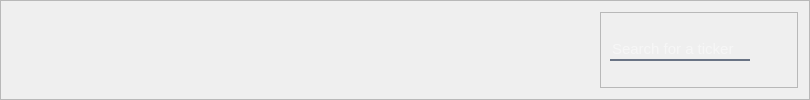
                      <widget class="QFrame" name="frame_92">
                       <property name="minimumSize">
                        <size>
                         <width>810</width>
                         <height>0</height>
                        </size>
                       </property>
                       <property name="maximumSize">
                        <size>
                         <width>16777215</width>
                         <height>16777215</height>
                        </size>
                       </property>
                       <property name="frameShape">
                        <enum>QFrame::StyledPanel</enum>
                       </property>
                       <property name="frameShadow">
                        <enum>QFrame::Raised</enum>
                       </property>
                       <layout class="QVBoxLayout" name="verticalLayout_138">
                        <item alignment="Qt::AlignRight">
                         <widget class="QFrame" name="frame_90">
                          <property name="minimumSize">
                           <size>
                            <width>0</width>
                            <height>0</height>
                           </size>
                          </property>
                          <property name="frameShape">
                           <enum>QFrame::StyledPanel</enum>
                          </property>
                          <property name="frameShadow">
                           <enum>QFrame::Raised</enum>
                          </property>
                          <layout class="QHBoxLayout" name="horizontalLayout_3">
                           <item>
                            <widget class="QLineEdit" name="search_entry">
                             <property name="minimumSize">
                              <size>
                               <width>0</width>
                               <height>0</height>
                              </size>
                             </property>
                             <property name="maximumSize">
                              <size>
                               <width>200</width>
                               <height>16777215</height>
                              </size>
                             </property>
                             <property name="font">
                              <font>
                               <family>MS Shell Dlg 2</family>
                               <pointsize>11</pointsize>
                               <weight>50</weight>
                               <italic>false</italic>
                               <bold>false</bold>
                              </font>
                             </property>
                             <property name="styleSheet">
                              <string notr="true">background-color: rgb(0, 0, 0, 0 );
border:none;
border-bottom:2px solid rgba(105, 115, 132, 255);
color:rgba(255, 255, 255, 230);
font: 11pt &quot;MS Shell Dlg 2&quot;;</string>
                             </property>
                             <property name="placeholderText">
                              <string>Search for a ticker</string>
                             </property>
                            </widget>
                           </item>
                           <item>
                            <widget class="QPushButton" name="search_button">
                             <property name="cursor">
                              <cursorShape>PointingHandCursor</cursorShape>
                             </property>
                             <property name="styleSheet">
                              <string notr="true">QPushButton{
	border:none;
	border-radius:7px;
}

QPushButton::hover {
	border-radius:7px;
	background-color: rgb(49, 56, 74);
}

QPushButton::pressed {
	border-radius:7px;
	background-color:rgb(66, 74, 99);
}</string>
                             </property>
                             <property name="text">
                              <string/>
                             </property>
                             <property name="icon">
                              <iconset resource="icons.qrc">
                               <normaloff>:/icons/icons/search.svg</normaloff>:/icons/icons/search.svg</iconset>
                             </property>
                             <property name="iconSize">
                              <size>
                               <width>24</width>
                               <height>24</height>
                              </size>
                             </property>
                             <property name="flat">
                              <bool>true</bool>
                             </property>
                            </widget>
                           </item>
                          </layout>
                         </widget>
                        </item>
                       </layout>
                      </widget>
